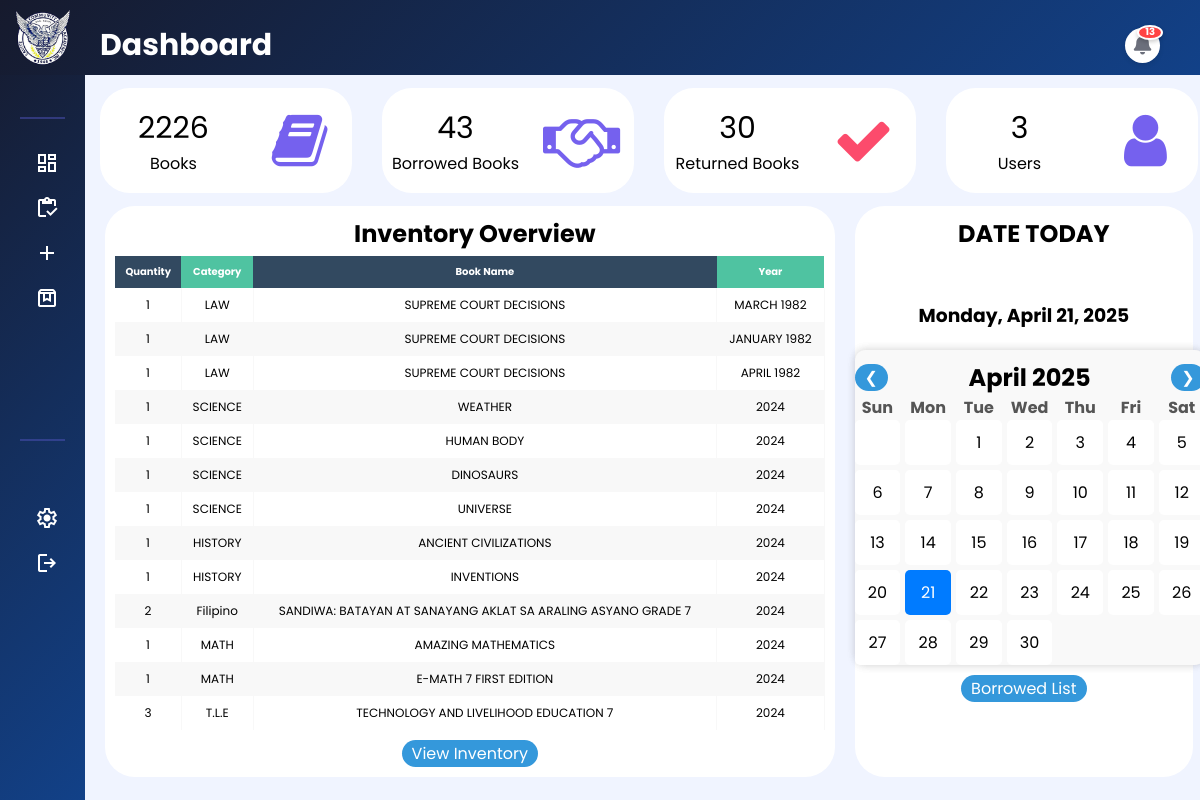
The page /library/php/home.php (signed in) on the database its author committed.
### tables this page shows
CREATE TABLE `books` (
  `id` int(11) NOT NULL,
  `quantity` int(11) NOT NULL,
  `book_category` varchar(255) NOT NULL,
  `Classification` varchar(255) NOT NULL,
  `book_name` varchar(255) NOT NULL,
  `author` varchar(255) NOT NULL,
  `isbn` varchar(20) NOT NULL,
  `year` varchar(255) NOT NULL,
  `date_added` timestamp NOT NULL DEFAULT current_timestamp(),
  `temp_id` int(11) DEFAULT NULL,
  `shelf_location` varchar(50) DEFAULT NULL
);

### library/php/home.php (the view, shortened to what this page needs)
<?php
require 'config.php';
$totalBooksQuery = $pdo->query("SELECT COUNT(*) AS total FROM books");
$totalBooks = $totalBooksQuery->fetchColumn();
$totalBorrowedQuery = $pdo->query("SELECT COUNT(*) AS total FROM borrowers");
$totalBorrowed = $totalBorrowedQuery->fetchColumn();
$totalReturnedQuery = $pdo->query("SELECT COUNT(*) AS total FROM borrowers WHERE borrow_status = 'returned' ");
$totalReturned = $totalReturnedQuery->fetchColumn();
$totalUsersQuery = $pdo->query("SELECT COUNT(*) AS total FROM ccai_user");
$totalUsers = $totalUsersQuery->fetchColumn();
$notificationCount = $pdo->query("SELECT COUNT(*) FROM borrowers
    WHERE borrow_status IN ('overdue', 'due today', 'due tomorrow', 'due after tomorrow')
    AND borrow_status != 'returned'")->fetchColumn();
?>
<?php
$books = [];
$itemsPerPage = 13;
$currentPage = isset($_GET['page']) ? (int)$_GET['page'] : 1;
$offset = ($currentPage - 1) * $itemsPerPage;
try {
    $countSql = "SELECT COUNT(*) FROM books WHERE 1=1";
    $countStmt = $pdo->prepare($countSql);
    $countStmt->execute();
    $totalBooks = $countStmt->fetchColumn();
} catch (PDOException $e) {
    echo "Error: " . $e->getMessage();
    die;
}
try {
    $sql = "SELECT id, quantity, book_category, Classification, book_name, author, isbn, year FROM books WHERE 1=1";
    $sql .= " ORDER BY
                CASE
                    WHEN year = 'N/A' THEN 1
                    ELSE 0
                END,
                year DESC";
    $sql .= " LIMIT :limit OFFSET :offset";
    $stmt = $pdo->prepare($sql);
    $stmt->bindValue(':limit', $itemsPerPage, PDO::PARAM_INT);
    $stmt->bindValue(':offset', $offset, PDO::PARAM_INT);
    $stmt->execute();
    $books = $stmt->fetchAll(PDO::FETCH_ASSOC);
} catch (PDOException $e) {
    echo "Error: " . $e->getMessage();
}
?>
<!DOCTYPE html>
<html>
<head>
    <link rel="stylesheet" type="text/css" href="../css/home.css">
    <link href="https://cdn.jsdelivr.net/npm/boxicons@2.1.4/css/boxicons.min.css" rel="stylesheet">
    <link rel="stylesheet" href="https://cdnjs.cloudflare.com/ajax/libs/font-awesome/5.15.4/css/all.min.css">
    <link href="https://maxcdn.bootstrapcdn.com/font-awesome/4.7.0/css/font-awesome.min.css" rel="stylesheet">
</head>
<body>
    <div class="header">
        <div class="sidebar-header">
            <img src="../img/logo.png" alt="Logo" class="nav-logo">
        </div>
        <div class="title-container">
            <h2 class="header-title">Dashboard</h2>
            <div class="header-controls">
                <a href="javascript:void(0);" onclick="showNotifications();" class="notification-button" title="Notifications">
                    <i class="fas fa-bell"></i>
                    <?php if ($notificationCount > 0): ?>
                        <span class="notification-badge"><?php echo $notificationCount; ?></span>
                    <?php endif; ?>
                </a>
            </div>
        </div>
    </div>
    <?php include 'navbar.php' ?>
    <div class="dashboard-container">
        <div class="banner-container">
            <div class="banner-1">
                <div class="value-container">
                    <div class="banner-value">
                        <p><?php echo htmlspecialchars($totalBooks); ?></p>
                    </div>
                    <div class="banner-title">
                        <p>Books</p>
                    </div>
                </div>
                <div class="icon-container">
                    <i class="fa fa-book" aria-hidden="true"></i>
                </div>
            </div>
            <div class="banner-1">
                <div class="value-container">
                    <div class="banner-value">
                        <p><?php echo htmlspecialchars($totalBorrowed); ?></p>
                    </div>
                    <div class="banner-title">
                        <p>Borrowed Books</p>
                    </div>
                </div>
                <div class="icon-container">
                    <i class="fa fa-handshake-o" aria-hidden="true"></i>
                </div>
            </div>
            <div class="banner-3">
                <div class="value-container">
                    <div class="banner-value">
                        <p><?php echo htmlspecialchars($totalReturned); ?></p>
                    </div>
                    <div class="banner-title">
                        <p>Returned Books</p>
                    </div>
                </div>
                <div class="icon-container">
                    <i class="fa fa-check" aria-hidden="true"></i>
                </div>
            </div>
            <div class="banner-1">
                <div class="value-container">
                    <div class="banner-value">
                        <p><?php echo htmlspecialchars($totalUsers); ?></p>
                    </div>
                    <div class="banner-title">
                        <p>Users</p>
                    </div>
                </div>
                <div class="icon-container">
                    <i class="fa fa-user" aria-hidden="true"></i>
                </div>
            </div>
        </div>
        <div class="table-container">
            <div class="div-1">
                <center>
                    <h2>Inventory Overview</h2>
                </center>
                <div class="content-container">
                    <div class="table-wrapper">
                        <table class="fl-table">
                            <thead>
                                <tr>
                                    <th>Quantity</th>
                                    <th>Category</th>
                                    <th>Book Name</th>
                                    <th>Year</th>
                                </tr>
                            </thead>
                            <tbody>
                                <?php if ($books) : ?>
                                    <?php foreach ($books as $book) : ?>
                                        <tr>
                                            <td><?php echo htmlspecialchars($book['quantity']); ?></td>
                                            <td><?php echo htmlspecialchars($book['book_category']); ?></td>
                                            <td><?php echo htmlspecialchars($book['book_name']); ?></td>
                                            <td><?php echo htmlspecialchars($book['year']); ?></td>
                                        </tr>
                                    <?php endforeach; ?>
                                <?php else : ?>
                                    <tr>
                                        <td colspan="8">No books found.</td>
                                    </tr>
                                <?php endif; ?>
                            </tbody>
                        </table>
                    </div>
                </div>
                <div class="view-button">
                    <button type="submit">
                        <a href="inventory.php">View Inventory</a></button>
                </div>
            </div>
            <div class="div-3">
                <div class="div-3-title-container">
                    <div class="div-3-title">
                        <h2>DATE TODAY</h2>
                    </div>
                </div>
                <h3 id="current-date"></h3>
                <div class="calendar-container">
                    <div class="calendar-container">
                        <div class="calendar-header">
                            <button id="prev-month">&#10094;</button>
                            <div id="month-year"></div>
                            <button id="next-month">&#10095;</button>
                        </div>
                        <div class="calendar-body">
                            <div class="calendar-weekdays">
                                <div>Sun</div>
                                <div>Mon</div>
                                <div>Tue</div>
                                <div>Wed</div>
                                <div>Thu</div>
                                <div>Fri</div>
                                <div>Sat</div>
                            </div>
                            <div class="calendar-days" id="calendar-days"></div>
                        </div>
                    </div>
                </div>
                <div class="view-button">
                    <button type="submit">
                        <a href="borrowlist.php">Borrowed List</a></button>
                </div>
            </div>
        </div>
    </div>
</body>
</html>

### library/php/navbar.php (shortened to what this page needs)
<!DOCTYPE html>
<html lang="en">
<head>
  <link rel="stylesheet" href="../css/navbar.css">
</head>
<body>
  <aside class="sidebar">
    <div class="sidebar-header">
    <br>
    </div>
    <ul class="sidebar-links">
      <br>
      <h4>
        <div class="menu-separator"></div>
      </h4>
      <li>
        <a href="home.php">
          <span class="material-symbols-outlined"> dashboard </span>Dashboard
        </a>
      </li>
      <li>
        <a href="inventory.php">
          <span class="material-symbols-outlined"> inventory </span>Book Inventory
        </a>
      </li>
      <li>
        <a href="addition.php">
          <span class="material-symbols-outlined"> add </span>Add Book/s
        </a>
      </li>
      <li class="dropdown">
        <a href="#" class="dropdown-toggle">
          <span class="material-symbols-outlined"> box </span>
        </a>
      </li>
      <div class="account">
        <h4>
          <div class="menu-separator"></div>
        </h4>
        <h4>
        </h4>
        <li>
          <a href="settings.php"><span class="material-symbols-outlined"> settings </span>Settings</a>
        </li>
        <li>
          <a href="logout.php"><span class="material-symbols-outlined"> logout </span>Logout</a>
        </li>
      </div>
    </ul>
  </aside>
</body>
</html>

### library/css/home.css (style rules this page uses)
.header { display: flex; flex-direction: row; text-align: start; padding-left: 15px; background: linear-gradient(-45deg, #124188, #161a2d); color: white; font-size: 20px; height: 75px; position: sticky; top: 0; z-index: 2000; }
h2 { text-align: center; margin-left: 10px; }
.title-container h2 { text-align: start; margin-left: 10px; }
.title-container { margin: 25px 0px 10px 0px; width: 100%; }
.dashboard-container { display: flex; flex-direction: column; height: 89%; width: 94%; position: absolute; margin-left: 85px; }
.banner-container { display: flex; flex-direction: row; justify-content: center; align-items: center; position: relative; height: 30%; }
.banner-1 { display: flex; flex-direction: row; margin: 15px; background: white; position: relative; height: 80%; width: 25%; border: none; border-radius: 30px; }
.value-container { display: flex; flex-direction: column; justify-content: center; align-items: center; width: 70%; height: 100%; padding: 0; }
.icon-container { width: 50%; height: 100%; display: flex; flex-direction: column; justify-content: center; align-items: center; }
.icon-container .fa { text-align: center; color: #7561ee; font-size: 60px; width: 100px; line-height: 100px; }
.banner-3 .icon-container .fa { text-align: center; color: #fc4b6c; font-size: 60px; width: 100px; line-height: 100px; }
.banner-3 { display: flex; flex-direction: row; margin: 15px; background: white; position: relative; height: 80%; width: 25%; border: none; border-radius: 30px; }
.table-container { display: flex; flex-direction: row; position: relative; width: 100%; margin-bottom: 10px; }
.div-1 { padding: 10px; margin-left: 20px; background: white; border: none; border-radius: 30px; height: 100%; width: 70%; }
.div-3 { padding-top: 10px; margin-right: 20px; margin-left: 20px; background: white; border: none; border-radius: 30px; height: 100%; width: 30%; }
.div-3 h3 { text-align: center; margin-bottom: 20px; }
.div-3-title-container { margin-bottom: 50px; margin-left: 10px; }
.calendar-container { width: 350px; background-color: #f9f9f9; border-radius: 10px; box-shadow: 0px 0px 10px rgba(0, 0, 0, 0.1); padding: 0px; margin: 0 auto; }
.calendar-header { display: flex; justify-content: space-between; align-items: center; }
#month-year { font-size: 1.5rem; font-weight: bold; margin-top: 10px; }
.calendar-weekdays, .calendar-days { display: grid; grid-template-columns: repeat(7, 1fr); gap: 5px; text-align: center; }
.calendar-weekdays div { font-weight: bold; color: #555; }
.banner-value p { font-size: 30px; }
.table-wrapper { margin-top: 5px; }
.fl-table { padding: 40px; font-size: 10px; font-weight: normal; border: none; border-collapse: collapse; width: 100%; white-space: nowrap; background-color: white; overflow: scroll; position: relative; }
.fl-table td, .fl-table th { text-align: center; padding: 8px; }
.fl-table td { border-right: 1px solid #f8f8f8; font-size: 12px; }
.fl-table thead th { color: #ffffff; background: #4FC3A1; }
.fl-table thead th:nth-child(odd) { color: #ffffff; background: #324960; }
.fl-table tr:nth-child(even) { background: #F8F8F8; }
button { margin-top: 10px; width: auto; padding: 1px 10px 1px 10px; font-size: 16px; background-color: #3498db; color: white; border: none; border-radius: 40px; cursor: pointer; }
.view-button { display: flex; flex-direction: row; align-items: center; justify-content: center; padding-bottom: px; }
.view-button a { text-decoration: none; color: white; transition: .5s; }
.div-1, .div-2, .div-3 { animation: flyIn 1s ease-in-out; }
.div-1 { animation-delay: 0.2s; }
.div-3 { animation-delay: 0.2s; }
.banner-1, .banner-2, .banner-3 { animation: flyDown 1s ease-in-out; }
.banner-1 { animation-delay: 0.2s; }
.banner-3 { animation-delay: .2s; }

### rows shown on the page
books: quantity "1", book_category "LAW", book_name "SUPREME COURT DECISIONS", year "MARCH 1982"
books: quantity "1", book_category "LAW", book_name "SUPREME COURT DECISIONS", year "JANUARY 1982"
books: quantity "1", book_category "LAW", book_name "SUPREME COURT DECISIONS", year "APRIL 1982"
books: quantity "1", book_category "SCIENCE", book_name "WEATHER", year "2024"
books: quantity "1", book_category "SCIENCE", book_name "HUMAN BODY", year "2024"
books: quantity "1", book_category "SCIENCE", book_name "DINOSAURS", year "2024"
books: quantity "1", book_category "SCIENCE", book_name "UNIVERSE", year "2024"
books: quantity "1", book_category "HISTORY", book_name "ANCIENT CIVILIZATIONS", year "2024"
books: quantity "1", book_category "HISTORY", book_name "INVENTIONS", year "2024"
books: quantity "2", book_category "Filipino", book_name "SANDIWA: BATAYAN AT SANAYANG AKLAT SA ARALING ASYANO GRADE 7", year "2024"
books: quantity "1", book_category "MATH", book_name "AMAZING MATHEMATICS", year "2024"
books: quantity "1", book_category "MATH", book_name "E-MATH 7 FIRST EDITION", year "2024"
books: quantity "3", book_category "T.L.E", book_name "TECHNOLOGY AND LIVELIHOOD EDUCATION 7", year "2024"

### other values the page prints
$notificationCount "13"
$totalBooks "2226"
$totalBorrowed "43"
$totalReturned "30"
$totalUsers "3"
